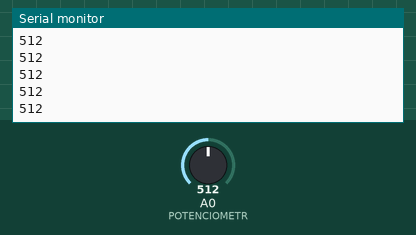
This sketch was run on a simulated Arduino Uno, built with avr-gcc and run on an emulated ATmega328P. Shown: the last lines printed to the serial monitor. The inputs (shaded band) are chosen by the test bench; at power-on: A0 (POTENCIOMETR) = 512.

Above: at 1.2 s.
1.3 s: A0 (POTENCIOMETR) set to 716
At 1.9 s:
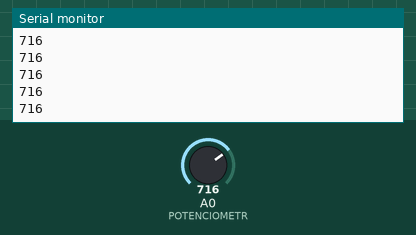
2.8 s: A0 (POTENCIOMETR) set to 900
At 3.4 s:
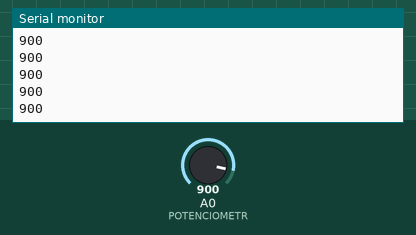
Timing chart, 0 to 5.8 s (numbered marks = the images above; inputs shaded):
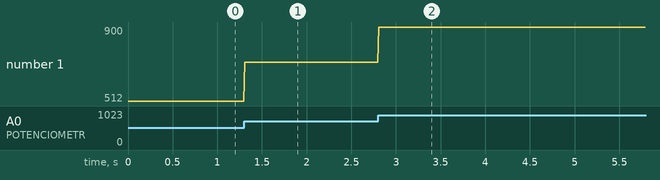

The sketch:

01_Potenciometr.ino
```cpp
// Definice konstanty pinu potenciometru
#define POTENCIOMETR A0

void setup()
{
  // Spuštění čtení pinů v hodnotě 9600 baudů
  Serial.begin(9600);
}

void loop()
{
  // Vytvoření proměnné pro čtení hodnoty potenciometru
  // a přiřazení hodnoty z pinu A0 analogRead(# pinu)
  int hodnota = analogRead(POTENCIOMETR);
  // Výpis hodnoty do konzole
  Serial.println(hodnota);
  // Zpoždění 10 ms
  delay(10);
}
```

Measured:
- after the input at 1.3 s, the serial monitor: prints a new line at once (image 1)
- after the input at 2.8 s, the serial monitor: prints a new line at once (image 2)
- plotted number 1: 512 → 716 after the input at 1.3 s, 716 → 900 after the input at 2.8 s
